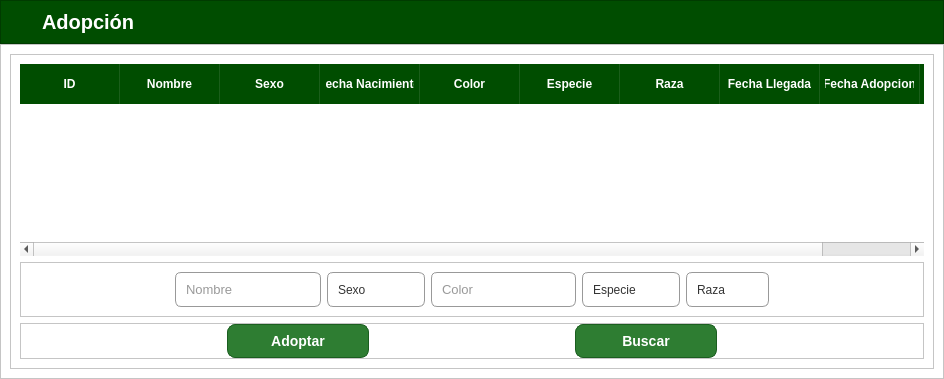
      <widget class="QWidget" name="page_5">
       <layout class="QVBoxLayout" name="verticalLayout_4" stretch="1,8">
        <property name="spacing">
         <number>0</number>
        </property>
        <property name="leftMargin">
         <number>0</number>
        </property>
        <property name="topMargin">
         <number>0</number>
        </property>
        <property name="rightMargin">
         <number>0</number>
        </property>
        <property name="bottomMargin">
         <number>0</number>
        </property>
        <item>
         <widget class="QFrame" name="frame_superior_3">
          <property name="styleSheet">
           <string notr="true">#frame_superior_3{
	background-color: #004d00
}

#titulo_3{
	color: white; 
	font-size: 20px; 
	font-weight: bold; 
}</string>
          </property>
          <property name="frameShape">
           <enum>QFrame::StyledPanel</enum>
          </property>
          <property name="frameShadow">
           <enum>QFrame::Raised</enum>
          </property>
          <layout class="QHBoxLayout" name="horizontalLayout_4">
           <property name="leftMargin">
            <number>15</number>
           </property>
           <item>
            <widget class="QLabel" name="label_3">
             <property name="minimumSize">
              <size>
               <width>20</width>
               <height>20</height>
              </size>
             </property>
             <property name="maximumSize">
              <size>
               <width>40</width>
               <height>40</height>
              </size>
             </property>
             <property name="text">
              <string/>
             </property>
             <property name="pixmap">
              <pixmap>img/corazon2.webp</pixmap>
             </property>
             <property name="scaledContents">
              <bool>true</bool>
             </property>
            </widget>
           </item>
           <item>
            <widget class="QLabel" name="titulo_3">
             <property name="text">
              <string>Adopción</string>
             </property>
            </widget>
           </item>
           <item>
            <spacer name="horizontalSpacer_3">
             <property name="orientation">
              <enum>Qt::Horizontal</enum>
             </property>
             <property name="sizeHint" stdset="0">
              <size>
               <width>799</width>
               <height>20</height>
              </size>
             </property>
            </spacer>
           </item>
          </layout>
         </widget>
        </item>
        <item>
         <widget class="QFrame" name="frame_3">
          <property name="styleSheet">
           <string notr="true">.QFrame{
	background-color:white;
}</string>
          </property>
          <property name="frameShape">
           <enum>QFrame::StyledPanel</enum>
          </property>
          <property name="frameShadow">
           <enum>QFrame::Raised</enum>
          </property>
          <layout class="QVBoxLayout" name="verticalLayout_11">
           <item>
            <widget class="QFrame" name="frame_5">
             <property name="styleSheet">
              <string notr="true">QLineEdit {
    background-color: #ffffff; /* Fondo blanco puro */
    border: 1px solid #999999; /* Un borde gris muy sutil y claro */
    border-radius: 6px; /* Bordes redondeados sutiles */
    font-size: 13px;
    color: #333333; /* Texto gris oscuro para mejor lectura */
    padding: 8px; /* Padding interior para que el texto no toque el borde */
    selection-background-color: #a8d5a2; /* Color cuando seleccionas texto dentro */
}

/* Efecto al hacer clic para escribir (Focus) */
QLineEdit:focus {
    border: 1px solid #3eb038; /* El borde se vuelve verde para indicar que está activo */
    background-color: #f8fff8; /* Un fondo muy sutilmente verde claro */
}

/* Efecto si el QLineEdit está deshabilitado */
QLineEdit:disabled {
    background-color: #f2f2f2;
    color: #aaaaaa;
    border: 1px solid #e0e0e0;
}

QLineEdit::placeholder {
    color: #999999;
    font-style: italic;
}

QComboBox {
    background-color: white;
    border: 1px solid #999999;
    border-radius: 6px;
    padding: 5px 10px;
    min-width: 6em;
    color: #333333;
}

/* Estilo del botón de la flechita */
QComboBox::drop-down {
    border: none;
    width: 30px;
}

/* Estilo de la flechita (puedes usar una imagen o un caracter) */
QComboBox::down-arrow {
    width: 12px;
    height: 12px;
}

/* Estilo de la lista desplegable cuando se abre */
QComboBox QAbstractItemView {
    border: 1px solid #dcdcdc;
    selection-background-color: #3eb038; /* Color verde al pasar el ratón */
    selection-color: white;
    background-color: white;
    outline: none;
}</string>
             </property>
             <property name="frameShape">
              <enum>QFrame::StyledPanel</enum>
             </property>
             <property name="frameShadow">
              <enum>QFrame::Raised</enum>
             </property>
             <layout class="QVBoxLayout" name="verticalLayout_9">
              <item>
               <widget class="QTableWidget" name="tabla_adopcion">
                <property name="styleSheet">
                 <string notr="true">QTableWidget {
	background-color:white;
    gridline-color: #dcdcdc; /* Color de las líneas de la cuadrícula */
    border: none;
    alternate-background-color: #efefef; /* Color de las filas grises */
    selection-background-color: #a8d5a2; /* Color cuando seleccionas una fila */
    color: #333333; /* Color del texto de los datos */
}

/* Estilo de los encabezados (La parte superior verde) */
QHeaderView::section {
    background-color: #004d00; /* Verde oscuro como el de tu banner */
    color: white;
    padding: 5px;
    font-weight: bold;
    border: none;
    border-right: 1px solid #1a5e1a; /* Línea divisoria entre columnas */
    height: 30px;
}

/* Estilo para que los datos se vean más limpios */
QTableWidget::item {
    padding: 5px;
}</string>
                </property>
                <property name="alternatingRowColors">
                 <bool>true</bool>
                </property>
                <attribute name="verticalHeaderVisible">
                 <bool>false</bool>
                </attribute>
                <column>
                 <property name="text">
                  <string>ID</string>
                 </property>
                </column>
                <column>
                 <property name="text">
                  <string>Nombre</string>
                 </property>
                </column>
                <column>
                 <property name="text">
                  <string>Sexo</string>
                 </property>
                </column>
                <column>
                 <property name="text">
                  <string>Fecha Nacimiento</string>
                 </property>
                </column>
                <column>
                 <property name="text">
                  <string>Color</string>
                 </property>
                </column>
                <column>
                 <property name="text">
                  <string>Especie</string>
                 </property>
                </column>
                <column>
                 <property name="text">
                  <string>Raza</string>
                 </property>
                </column>
                <column>
                 <property name="text">
                  <string>Fecha Llegada</string>
                 </property>
                </column>
                <column>
                 <property name="text">
                  <string>Fecha Adopcion</string>
                 </property>
                </column>
                <column>
                 <property name="text">
                  <string>Características</string>
                 </property>
                </column>
               </widget>
              </item>
              <item>
               <widget class="QFrame" name="frame_7">
                <property name="styleSheet">
                 <string notr="true">QLineEdit {
    background-color: #ffffff; /* Fondo blanco puro */
    border: 1px solid #999999; /* Un borde gris muy sutil y claro */
    border-radius: 6px; /* Bordes redondeados sutiles */
    font-size: 13px;
    color: #333333; /* Texto gris oscuro para mejor lectura */
    padding: 8px; /* Padding interior para que el texto no toque el borde */
    selection-background-color: #a8d5a2; /* Color cuando seleccionas texto dentro */
}

/* Efecto al hacer clic para escribir (Focus) */
QLineEdit:focus {
    border: 1px solid #3eb038; /* El borde se vuelve verde para indicar que está activo */
    background-color: #f8fff8; /* Un fondo muy sutilmente verde claro */
}

/* Efecto si el QLineEdit está deshabilitado */
QLineEdit:disabled {
    background-color: #f2f2f2;
    color: #aaaaaa;
    border: 1px solid #e0e0e0;
}

QLineEdit::placeholder {
    color: #999999;
    font-style: italic;
}

QComboBox {
    background-color: white;
    border: 1px solid #999999;
    border-radius: 6px;
    padding: 5px 10px;
    min-width: 6em;
    color: #333333;
}

/* Estilo del botón de la flechita */
QComboBox::drop-down {
    border: none;
    width: 30px;
}

/* Estilo de la flechita (puedes usar una imagen o un caracter) */
QComboBox::down-arrow {
    width: 12px;
    height: 12px;
}

/* Estilo de la lista desplegable cuando se abre */
QComboBox QAbstractItemView {
    border: 1px solid #dcdcdc;
    selection-background-color: #3eb038; /* Color verde al pasar el ratón */
    selection-color: white;
    background-color: white;
    outline: none;
}</string>
                </property>
                <property name="frameShape">
                 <enum>QFrame::StyledPanel</enum>
                </property>
                <property name="frameShadow">
                 <enum>QFrame::Raised</enum>
                </property>
                <layout class="QHBoxLayout" name="horizontalLayout_9">
                 <item>
                  <spacer name="horizontalSpacer_8">
                   <property name="orientation">
                    <enum>Qt::Horizontal</enum>
                   </property>
                   <property name="sizeHint" stdset="0">
                    <size>
                     <width>40</width>
                     <height>20</height>
                    </size>
                   </property>
                  </spacer>
                 </item>
                 <item>
                  <widget class="QLineEdit" name="input_nombre1">
                   <property name="maximumSize">
                    <size>
                     <width>250</width>
                     <height>250</height>
                    </size>
                   </property>
                   <property name="placeholderText">
                    <string>Nombre</string>
                   </property>
                  </widget>
                 </item>
                 <item>
                  <widget class="QComboBox" name="input_sexo1">
                   <property name="maximumSize">
                    <size>
                     <width>250</width>
                     <height>250</height>
                    </size>
                   </property>
                   <item>
                    <property name="text">
                     <string>Sexo</string>
                    </property>
                   </item>
                   <item>
                    <property name="text">
                     <string>Macho</string>
                    </property>
                   </item>
                   <item>
                    <property name="text">
                     <string>Hembra</string>
                    </property>
                   </item>
                  </widget>
                 </item>
                 <item>
                  <widget class="QLineEdit" name="input_color1">
                   <property name="maximumSize">
                    <size>
                     <width>250</width>
                     <height>250</height>
                    </size>
                   </property>
                   <property name="placeholderText">
                    <string>Color</string>
                   </property>
                  </widget>
                 </item>
                 <item>
                  <widget class="QComboBox" name="input_especie1">
                   <property name="maximumSize">
                    <size>
                     <width>250</width>
                     <height>250</height>
                    </size>
                   </property>
                   <item>
                    <property name="text">
                     <string>Especie</string>
                    </property>
                   </item>
                  </widget>
                 </item>
                 <item>
                  <widget class="QComboBox" name="input_raza1">
                   <property name="maximumSize">
                    <size>
                     <width>250</width>
                     <height>250</height>
                    </size>
                   </property>
                   <item>
                    <property name="text">
                     <string>Raza</string>
                    </property>
                   </item>
                  </widget>
                 </item>
                 <item>
                  <spacer name="horizontalSpacer_9">
                   <property name="orientation">
                    <enum>Qt::Horizontal</enum>
                   </property>
                   <property name="sizeHint" stdset="0">
                    <size>
                     <width>40</width>
                     <height>20</height>
                    </size>
                   </property>
                  </spacer>
                 </item>
                </layout>
               </widget>
              </item>
              <item>
               <widget class="QFrame" name="frame_8">
                <property name="frameShape">
                 <enum>QFrame::StyledPanel</enum>
                </property>
                <property name="frameShadow">
                 <enum>QFrame::Raised</enum>
                </property>
                <layout class="QHBoxLayout" name="horizontalLayout_8">
                 <property name="spacing">
                  <number>0</number>
                 </property>
                 <property name="leftMargin">
                  <number>0</number>
                 </property>
                 <property name="topMargin">
                  <number>0</number>
                 </property>
                 <property name="rightMargin">
                  <number>0</number>
                 </property>
                 <property name="bottomMargin">
                  <number>0</number>
                 </property>
                 <item>
                  <spacer name="horizontalSpacer_6">
                   <property name="orientation">
                    <enum>Qt::Horizontal</enum>
                   </property>
                   <property name="sizeHint" stdset="0">
                    <size>
                     <width>40</width>
                     <height>20</height>
                    </size>
                   </property>
                  </spacer>
                 </item>
                 <item>
                  <widget class="QPushButton" name="btn_adoptar1">
                   <property name="styleSheet">
                    <string notr="true">/* Estilo general del botón en estado normal */
QPushButton {
    background-color: #2e7d32; /* Un verde más suave y oscuro, tipo &quot;Forest Green&quot; */
    color: white; /* Texto blanco */
    border: 1px solid #1b5e20; /* Un borde sutil aún más oscuro */
    border-radius: 8px; /* Bordes redondeados modernos */
    font-size: 14px;
    font-weight: bold; /* Texto en negrita */
    padding-top: 8px; /* &quot;Aire&quot; arriba y abajo */
    padding-bottom: 8px;
    padding-left: 20px; /* &quot;Aire&quot; a los lados */
    padding-right: 20px;
    min-width: 100px; /* Ancho mínimo para que no se encoja mucho */
}

/* Efecto al pasar el ratón (Hover) */
QPushButton:hover {
    background-color: #388e3c; /* Un verde un poco más claro al hacer hover */
    border: 1px solid #2e7d32;
}

/* Efecto al hacer clic (Pressed) */
QPushButton:pressed {
    background-color: #1b5e20; /* Más oscuro aún cuando está pulsado */
    padding-top: 10px; /* Efecto sutil de presión */
    padding-bottom: 6px;
}</string>
                   </property>
                   <property name="text">
                    <string>Adoptar</string>
                   </property>
                  </widget>
                 </item>
                 <item>
                  <spacer name="horizontalSpacer_15">
                   <property name="orientation">
                    <enum>Qt::Horizontal</enum>
                   </property>
                   <property name="sizeHint" stdset="0">
                    <size>
                     <width>40</width>
                     <height>20</height>
                    </size>
                   </property>
                  </spacer>
                 </item>
                 <item>
                  <widget class="QPushButton" name="btn_buscarAdopcionAnimal">
                   <property name="styleSheet">
                    <string notr="true">/* Estilo general del botón en estado normal */
QPushButton {
    background-color: #2e7d32; /* Un verde más suave y oscuro, tipo &quot;Forest Green&quot; */
    color: white; /* Texto blanco */
    border: 1px solid #1b5e20; /* Un borde sutil aún más oscuro */
    border-radius: 8px; /* Bordes redondeados modernos */
    font-size: 14px;
    font-weight: bold; /* Texto en negrita */
    padding-top: 8px; /* &quot;Aire&quot; arriba y abajo */
    padding-bottom: 8px;
    padding-left: 20px; /* &quot;Aire&quot; a los lados */
    padding-right: 20px;
    min-width: 100px; /* Ancho mínimo para que no se encoja mucho */
}

/* Efecto al pasar el ratón (Hover) */
QPushButton:hover {
    background-color: #388e3c; /* Un verde un poco más claro al hacer hover */
    border: 1px solid #2e7d32;
}

/* Efecto al hacer clic (Pressed) */
QPushButton:pressed {
    background-color: #1b5e20; /* Más oscuro aún cuando está pulsado */
    padding-top: 10px; /* Efecto sutil de presión */
    padding-bottom: 6px;
}</string>
                   </property>
                   <property name="text">
                    <string>Buscar</string>
                   </property>
                  </widget>
                 </item>
                 <item>
                  <spacer name="horizontalSpacer_7">
                   <property name="orientation">
                    <enum>Qt::Horizontal</enum>
                   </property>
                   <property name="sizeHint" stdset="0">
                    <size>
                     <width>40</width>
                     <height>20</height>
                    </size>
                   </property>
                  </spacer>
                 </item>
                </layout>
               </widget>
              </item>
             </layout>
            </widget>
           </item>
          </layout>
         </widget>
        </item>
       </layout>
      </widget>
